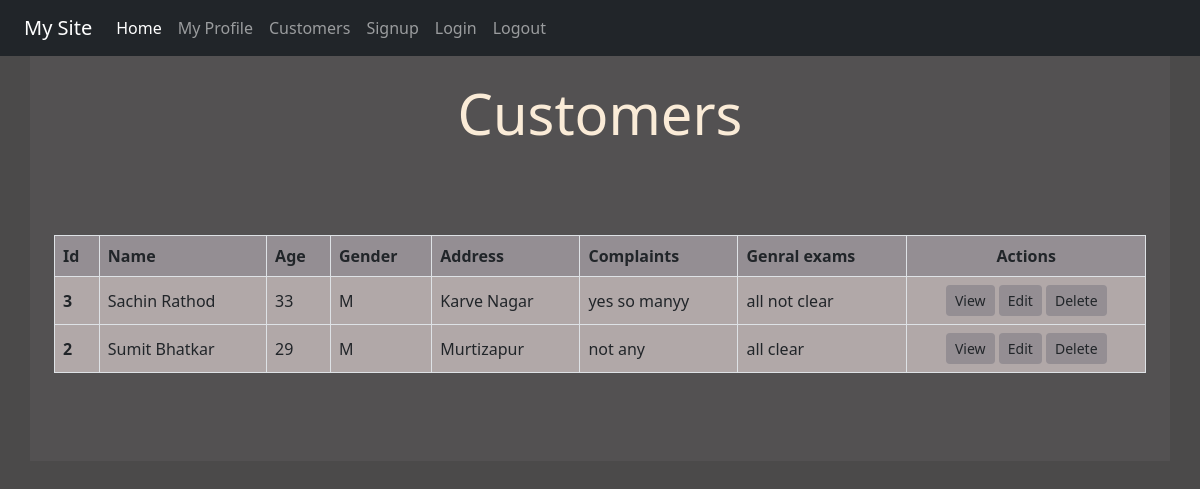
The page /customer/ (signed in) on the database its author committed.
### reg/models.py (models this page shows, shortened)
class Customer(models.Model):
    Treatment_Choices = (
        ('Injection','Injection'),('Medicines/Capsules','Medicines/Capsules'),('Syrup' , 'Syrup'),('Tube','Tube')
        )
    GENDER_CHOICES = (
        ('M', 'Male'),
        ('F', 'Female'),
        ('T', 'Transgender')
    )
    name = models.CharField(max_length=25,null=True)
    age = models.IntegerField(null=True)
    gender = models.CharField(max_length=1, choices=GENDER_CHOICES,null=True)
    email = models.EmailField(max_length=25,null=True)
    mobile = models.IntegerField(null=True)
    address = models.CharField(max_length=100,null=True)
    city = models.CharField(max_length=10,null=True)
    complaints = models.CharField(max_length=100,null=True)
    pulse = models.CharField(max_length=10,null=True)
    blood_pressure = models.CharField(max_length=10,null=True)
    temprature = models.CharField(max_length=10,null=True)
    blood_suger_level = models.CharField(max_length=10,null=True)
    genral_exams = models.CharField(max_length=100)
    treatment_type_1 = models.CharField(max_length=100, choices=Treatment_Choices,null=True)
    treatment_name_1 = models.CharField(max_length=100,null=True)
    units_1 = models.IntegerField(null=True)
    details_1 = models.CharField(max_length=90)
    treatment_type_2 = models.CharField(max_length=100, choices=Treatment_Choices,null=True)
    treatment_name_2 = models.CharField(max_length=100,null=True)
    units_2 = models.IntegerField(null=True)
    details_2 = models.CharField(max_length=90,null=True)
    treatment_type_3 = models.CharField(max_length=100, choices=Treatment_Choices,null=True)
    treatment_name_3 = models.CharField(max_length=100,null=True)
    units_3 = models.IntegerField(null=True)
    details_3 = models.CharField(max_length=90,null=True)
    treatment_type_4 = models.CharField(max_length=100, choices=Treatment_Choices,null=True)
    treatment_name_4 = models.CharField(max_length=100,null=True)
    units_4 = models.IntegerField(null=True)
    details_4 = models.CharField(max_length=90,null=True)
    treatment_type_5 = models.CharField(max_length=100, choices=Treatment_Choices,null=True)
    treatment_name_5 = models.CharField(max_length=100,null=True)
    units_5 = models.IntegerField(null=True)
    details_5 = models.CharField(max_length=90,null=True)
    treatment_type_6 = models.CharField(max_length=100, choices=Treatment_Choices,null=True)
    treatment_name_6 = models.CharField(max_length=100,null=True)
    units_6 = models.IntegerField(null=True)
    details_6 = models.CharField(max_length=90,null=True)
    class Meta:
        ordering = ['name']

### reg/views.py (the view)
# urls.py: path('customer/', views.Customers, name='customer'),
def Customers(request):
    if request.user.is_authenticated:
        cust = Customer.objects.all()
        return render(request, 'reg/customer.html',{'name':request.user, 'stu':cust})
    else:
        return HttpResponseRedirect('/login/')

### reg/templates/reg/customer.html (shortened to what this page needs)
{% extends 'reg/base.html' %}
{% block content %}
<div class="jumbotron jumbotron-fluid jumbo-color">
    <div class=" col-sm-12">
        <div class="container-fluid">
            <br>
            <div class="d-flex align-items-center justify-content-center">
                <br>
                <br>
                <br>
                {% if stu %}
                <div class="col-sm-12">
                    <h3 class="text-center display-4 font-weight-bold">Customers</h3>
                    <br>
                    <br>
                    <br>
                    <table class="table table-bordered">
                        <thead class=" thead-dark">
                            <tr class="tablecolor2 align-middle ">
                                <th scope="col">Id</th>
                                <th scope="col">Name</th>
                                <th scope="col">Age</th>
                                <th scope="col">Gender</th>
                                <th scope="col">Address</th>
                                <th scope="col">Complaints</th>
                                <th scope="col">Genral exams</th>
                                <th class='text-center'scope="col">Actions</th>
                            </tr>
                        </thead>
                        <tbody>
                            {% for st in stu %}
                            <tr class="tablecolor1 align-middle ">
                                <th>{{ st.id }}</th>
                                <td>{{ st.name }}</td>
                                <td>{{ st.age }}</td>
                                <td>{{ st.gender }}</td>
                                <td>{{ st.address }}</td>
                                <td>{{ st.complaints }}</td>
                                <td>{{ st.genral_exams }}</td>
                                <td class="text-center">
                                    <a  href="{%  url 'viewdata_all' st.id %}" class="btn btn-sm tablecolor2  " >View </a>
                                    <a href="{%  url 'viewdata' st.id %}" class="btn btn-sm tablecolor2">Edit</a>
                                    <form action="{% url 'deletedata' st.id %}" method="POST" class="d-inline ">
                                        <input type="submit" class="btn btn-sm tablecolor2"
                                            onclick="return confirm('Do you really want to delete?');" value="Delete">
                                    </form>
                                </td>
                            </tr>
                            {% endfor %}
                        </tbody>
                    </table>
                    {% else %}
                    <br>
                    <br>
                    <h4 class=" text-center "> Add Customers to View</h4>
                </div>
                {% endif %}
            </div>
        </div>
    </div>
    <br><br> <br>
</div>
{% endblock content %}

### reg/templates/reg/base.html (shortened to what this page needs)
<!DOCTYPE html>
{% load static %}
<html lang="en">
<head>
	<link rel="stylesheet" href="https://use.fontawesome.com/releases/v5.6.1/css/all.css"
>
	<link rel="stylesheet" href=" {% static 'reg/css/bootstrap.min.css'%}">
	<link rel="stylesheet" href=" {% static 'reg/css/style.css'%}">
</head>
<body>
	<div class="container-fluid bg-dark">
		{% include 'reg/navbar.html' %}
	</div>
	<div class="container">
		<div class="row">
			{% block content %}
			{% endblock content %}
		</div>
	</div>
</body>
</html>

### reg/templates/reg/navbar.html (shortened to what this page needs)
<nav class="navbar navbar-expand-md navbar-dark bg-dark">
    <div class="container-fluid">
      <a class="navbar-brand" href="/">My Site</a>
      <div class="collapse navbar-collapse" id="navbarNavAltMarkup">
        <div class="navbar-nav">
          <a class="nav-link active" aria-current="page" href="/">Home</a>
          <a class="nav-link" href="{% url 'profile' %}">My Profile</a>
          <a class="nav-link" href="{% url 'customer' %}">Customers</a>
          <a class="nav-link" href="{% url 'signup'%}">Signup</a>
          <a class="nav-link" href="{% url 'login' %}">Login</a>
          <a class="nav-link" href="{% url 'logout' %}">Logout</a>
        </div>
      </div>
    </div>
  </nav>

### reg/static/reg/css/style.css (style rules this page uses)
body { background-color:rgb(75,74,74); color: antiquewhite; }
.jumbo-color { background-color:rgb(83,81,82); }
.tablecolor2 { background-color: rgb(148, 142, 147) }
.tablecolor1 { background-color: rgb(177, 168, 168) }

### rows shown on the page
Customer: id "3", name "Sachin Rathod", age "33", gender "M", address "Karve Nagar", complaints "yes so manyy", genral_exams "all not clear"
Customer: id "2", name "Sumit Bhatkar", age "29", gender "M", address "Murtizapur", complaints "not any", genral_exams "all clear"
